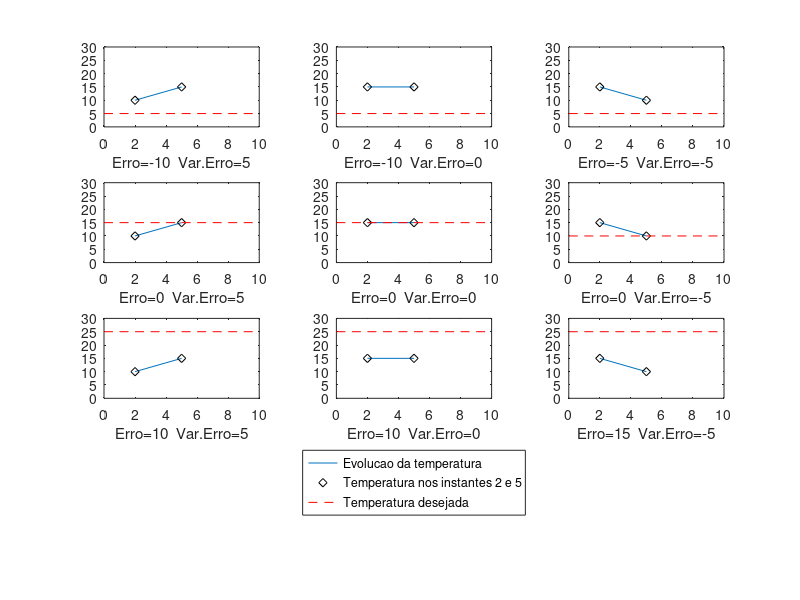

Write the MATLAB code that produced this figure.
number_of_graphs = 9;

desired_temperature_25 = 25*ones(1,11);
desired_temperature_15 = 15*ones(1,11);
desired_temperature_5 = 5*ones(1,11);

increasing_temperature = [10 15];
same_temperature = [15 15];
decreasing_temperature = [15 10];

for i=1:number_of_graphs
    subplot(4,3,i);
    
    if mod(i,3)==1
        evolution_temperature = increasing_temperature;
    elseif mod(i,3)==2
        evolution_temperature = same_temperature;
    elseif mod(i,3)==0
        evolution_temperature = decreasing_temperature;
    end
    
    if i<=3
        desired_temperature = desired_temperature_5;
    elseif i<6
        desired_temperature = desired_temperature_15;
    elseif i==6
        desired_temperature = desired_temperature-5;
    elseif i<=9
        desired_temperature = desired_temperature_25;
    end
    
    error_var = evolution_temperature(2) - evolution_temperature(1);
    error = desired_temperature(5)-evolution_temperature(2);
    plot([2 5],evolution_temperature,[2 5],evolution_temperature,'kd',0:10,desired_temperature,'r--');    
    xlabel(sprintf('Erro=%d  Var.Erro=%d',error,error_var));
    axis([0 10 0 30]);
    if i==8
        legend('Evolucao da temperatura','Temperatura nos instantes 2 e 5','Temperatura desejada','Location','SouthOutside');
    end
end
